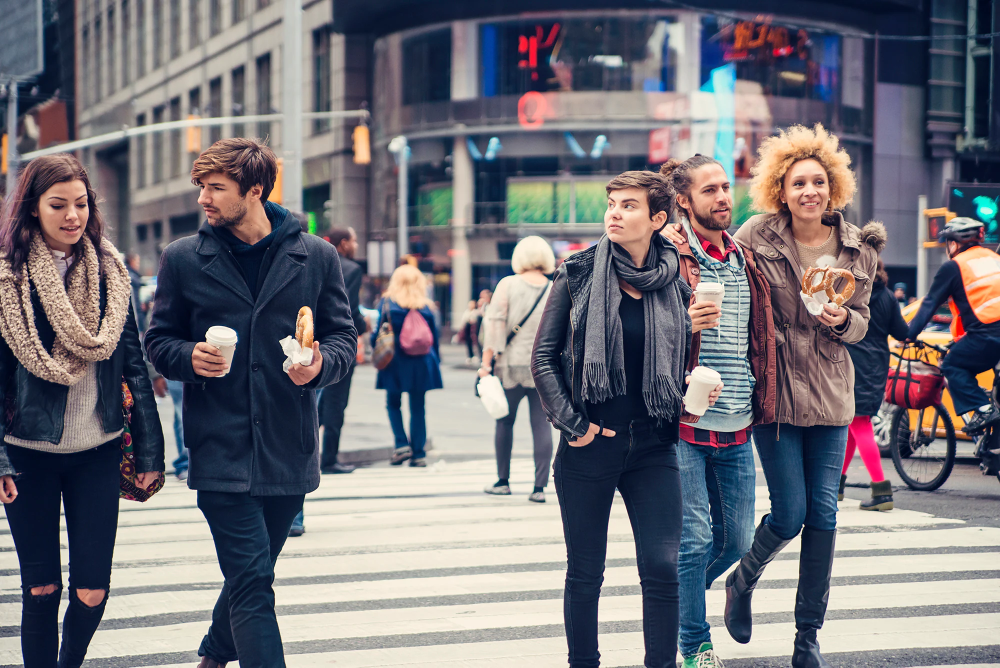
#> input picture 10_Detection/images/NewYork427.png, 2000 x 1335 px (shown at 1/2 size)
$ jupyter execute homework.ipynb   (shell and % lines are left out)
#> lines starting #> are read from the running program, lines starting #| are printed output that depends on the picture; after the words box and inside, x2 and y2 are one past the last pixel; in counts of white or black regions, pixels touching at a corner belong together
[cell 1]
import cv2
import common
import numpy as np

from matplotlib import pyplot as plt # this lets you draw inline pictures in the notebooks
import pylab # this allows you to control figure size
pylab.rcParams['figure.figsize'] = (15.0, 12.0) # this controls figure size in the notebook

[cell 2]
base_image = cv2.imread('images/NewYork427.png')
#> base_image is the input picture: shape (1335, 2000, 3); mean B, G, R 119.5, 113, 115.2
base_image = cv2.resize(base_image, (1080, 720))
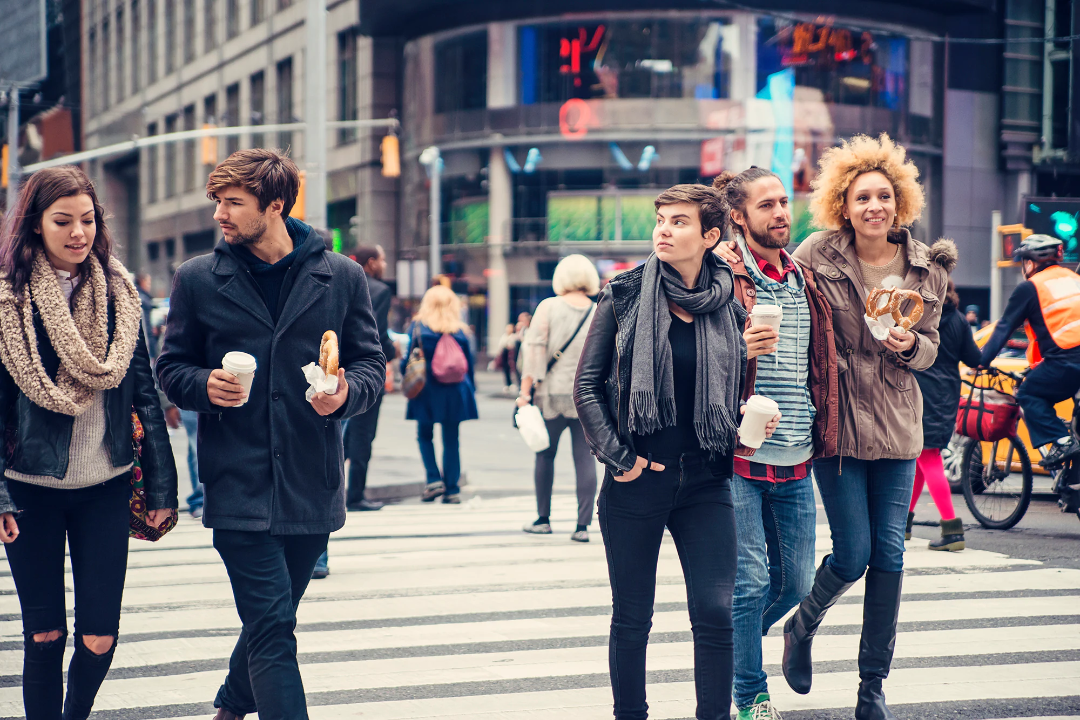
#> base_image: shape (720, 1080, 3); mean B, G, R 119.4, 112.9, 115.1
grey = cv2.cvtColor(base_image, cv2.COLOR_BGR2GRAY)
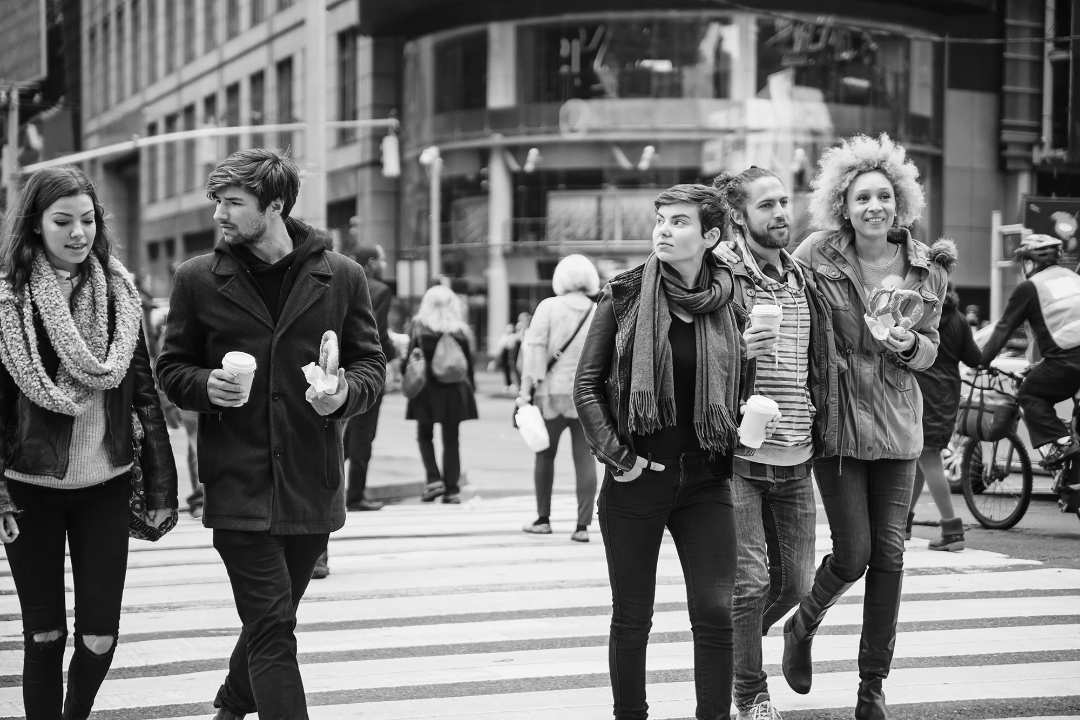
#> grey: shape (720, 1080); min 2, max 253, mean 114.3

[cell 3]
test_image = cv2.imread('images/NewYork427.png')
test_image = cv2.resize(test_image, (1080, 720))
body_cascade = cv2.CascadeClassifier('haarcascade_fullbody.xml')
# detectMultiScale(image, scalefactor, minNeighbors)
bodies = body_cascade.detectMultiScale(grey, 1.1, 2)
#> bodies = [[375, 272, 132, 264]]
for (x,y,w,h) in bodies:
    cv2.rectangle(test_image,(x,y),(x+w,y+h),(255,0,0),2)
#> this loop made 1 pass
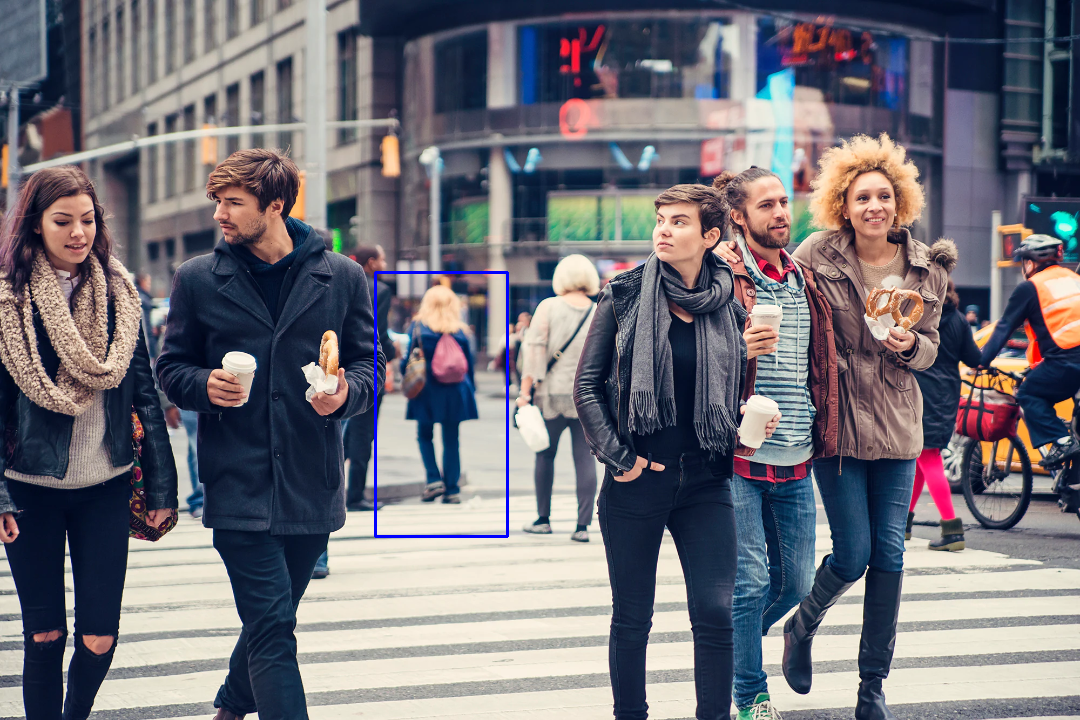
#> test_image: shape (720, 1080, 3); 0.31% of pixels changed, all inside (x1, y1, x2, y2) = (374, 271, 509, 538)
plt.imshow(cv2.cvtColor(test_image, cv2.COLOR_BGR2RGB))

[cell 4]
# test_image = cv2.imread('images/NewYork427.png')
# test_image = cv2.resize(test_image, (1080, 720))
face_cascade = cv2.CascadeClassifier('haarcascade_frontalcatface.xml')
# detectMultiScale(image, scalefactor, minNeighbors)
faces = face_cascade.detectMultiScale(grey, 1.1, 1)
#> faces = [[1013, 255, 32, 32], [844, 176, 56, 56]]
for (x,y,w,h) in faces:
    cv2.rectangle(test_image,(x,y),(x+w,y+h),(0,255,0),2)
#> this loop made 2 passes
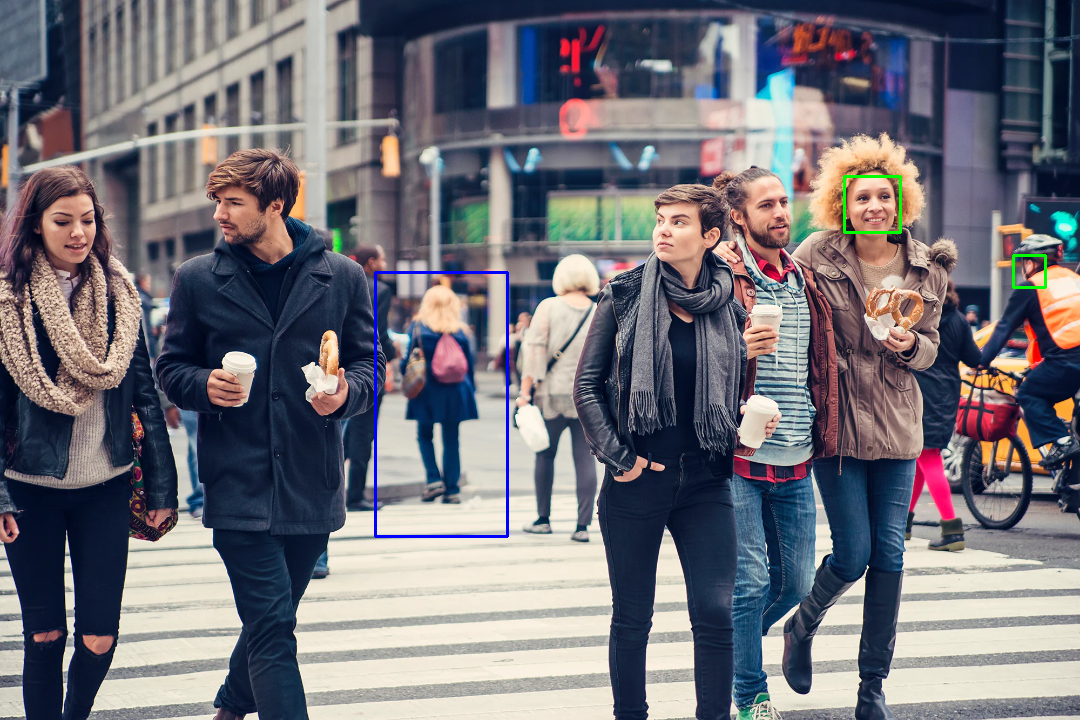
#> test_image: shape (720, 1080, 3); 0.13% of pixels changed, all inside (x1, y1, x2, y2) = (843, 175, 1047, 289)
plt.imshow(cv2.cvtColor(test_image, cv2.COLOR_BGR2RGB))

[cell 5]
# test_image = cv2.imread('images/NewYork427.png')
# test_image = cv2.resize(test_image, (1080, 720))
eye_cascade = cv2.CascadeClassifier('haarcascade_eye.xml')
# detectMultiScale(image, scalefactor, minNeighbors)
eyes = eye_cascade.detectMultiScale(grey, 1.6, 2)
#> eyes = [[875, 186, 20, 20], [852, 189, 20, 20], [773, 191, 20, 20], [670, 212, 20, 20], [496, 131, 51, 51]]
for (x,y,w,h) in eyes:
    cv2.rectangle(test_image,(x,y),(x+w,y+h),(0,0,255),2)
#> this loop made 5 passes
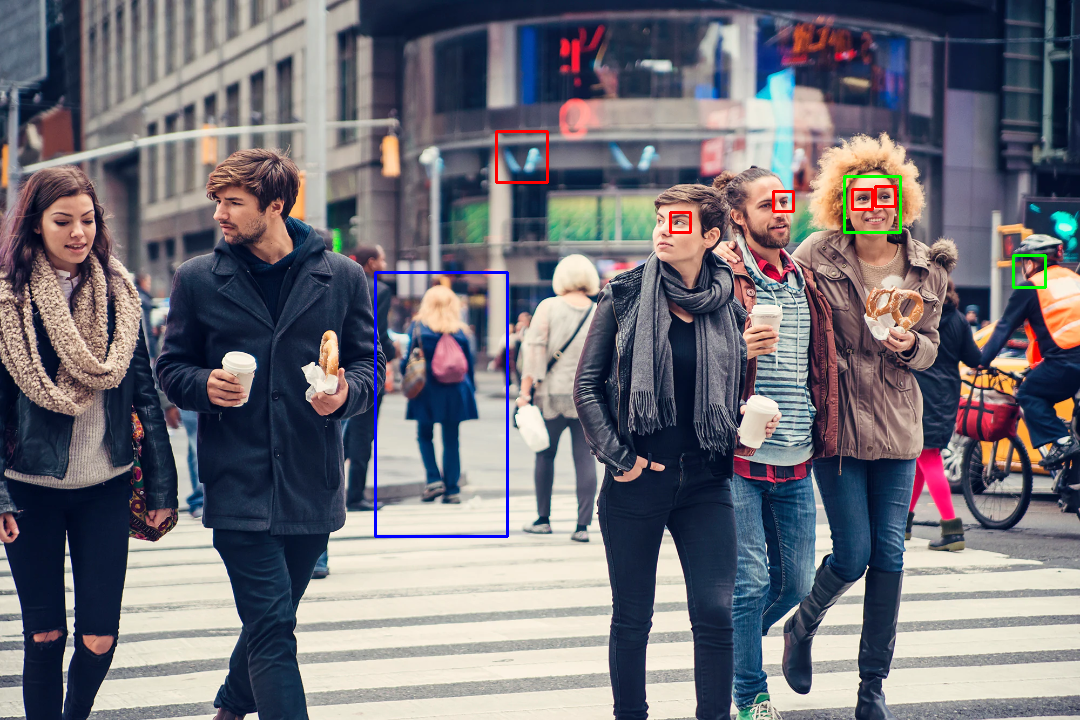
#> test_image: shape (720, 1080, 3); 0.2% of pixels changed, all inside (x1, y1, x2, y2) = (495, 130, 897, 234)
plt.imshow(cv2.cvtColor(test_image, cv2.COLOR_BGR2RGB))
